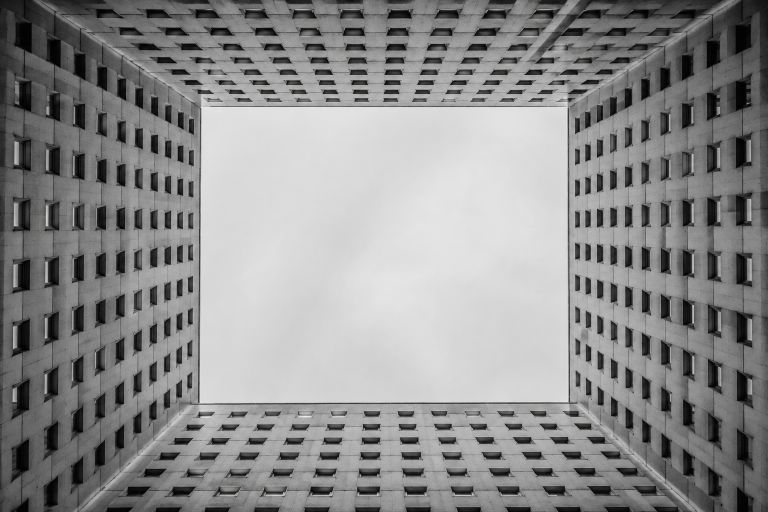
#> input picture assets/concrete-courtyard.png, 1536 x 1024 px (shown at 1/2 size)
$ python -i build_gallery.py   (imports and definitions only)
#> lines starting #> are read from the running program, lines starting #| are printed output that depends on the picture
#!/usr/bin/env python3
"""Rebuild gallery.html from every image ComfyUI has produced.

Run it again after any new batch; it is idempotent and additive.

Provenance comes out of the PNGs themselves. ComfyUI embeds the API graph in a
`prompt` tEXt chunk, so model, sampler, steps, seed and the prompt text survive
even though /history is wiped on restart — which it was, losing 76 of 79 entries.
A manifest at assets/gallery/manifest.json carries the human judgements (which
slot an image is installed in, why one was rejected) across rebuilds, so those
are written once and never re-derived.

    python3 scripts/build_gallery.py            # rebuild
    python3 scripts/build_gallery.py --check    # report drift, write nothing
"""
from __future__ import annotations
import argparse, html, json, re, sys
from datetime import datetime, timezone
from pathlib import Path

sys.path.insert(0, str(Path(__file__).resolve().parent))
from imgsize import attrs as img_attrs

ROOT = Path(__file__).resolve().parent.parent
SRC = Path("/Users/hyeon/ComfyUI/output")
OUT = ROOT / "assets" / "gallery"
MANIFEST = OUT / "manifest.json"
THUMB_W = 720
JPEG_Q = 82

try:
    from PIL import Image
except ImportError:
    sys.exit("Pillow is required: /Users/hyeon/.venv/bin/python -m pip install pillow")


# ---------------------------------------------------------------- provenance
# [89 lines left out: functions read_graph, describe, load_manifest, installed_map, not called in this run]


# ---------------------------------------------------------------- thumbnails
def make_thumb(src: Path, dst: Path) -> tuple[int, int]:
#> called with src = '../assets/concrete-courtyard.png', dst = 'out.png'
    with Image.open(src) as im:
#> im is the input picture: PIL image 1536x1024 RGB; mean R, G, B 139.9, 139.7, 139.7
        w, h = im.size
#> w = 1536; h = 1024
        if w > THUMB_W:
            im = im.convert("RGB").resize((THUMB_W, round(h * THUMB_W / w)),
                                          Image.LANCZOS)
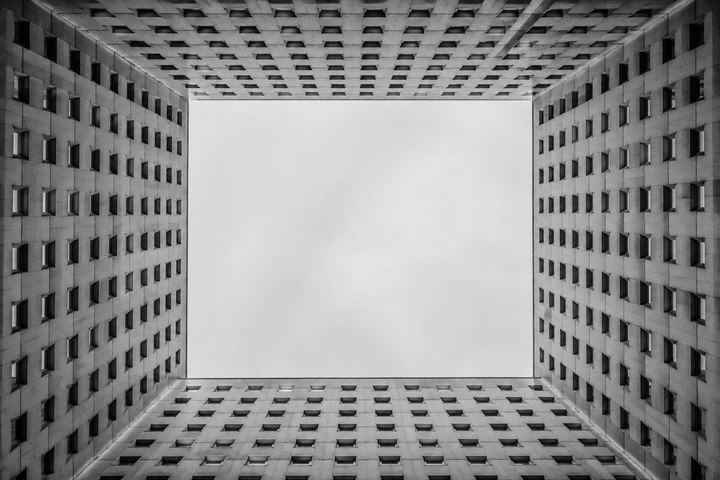
#> im: PIL image 720x480 RGB; mean R, G, B 139.9, 139.7, 139.7
        else:
            im = im.convert("RGB")
        im.save(dst, "JPEG", quality=JPEG_Q, optimize=True, progressive=True)
        return im.size


# --------------------------------------------------------------------- page
CSS = """
/* The log is part of the site, not a separate document: it inherits the four
   tones, the pixel type and the frames from the same stylesheets the rest of
   the pages use, and only adds the grid. */
.log-head{padding:clamp(40px,6vw,74px) clamp(14px,3vw,34px) clamp(22px,3vw,32px);
  border-bottom:var(--px) solid var(--t0);max-width:1240px;margin:0 auto}
.log-head h1{margin:0 0 14px;font-family:var(--disp);font-size:clamp(18px,3.4vw,34px);
  font-weight:400;line-height:1.4}
.log-head .sub{margin:0;max-width:62ch;color:var(--t1);font-size:14.5px}
.log-head .meta{margin:20px 0 0;font-family:var(--disp);font-size:9px;
  letter-spacing:.12em;color:var(--t1)}
nav.filters{display:flex;flex-wrap:wrap;gap:8px;padding:16px clamp(14px,3vw,34px);
  border-bottom:var(--px) solid var(--t0);position:sticky;top:0;z-index:40;
  background:var(--t3);max-width:1240px;margin:0 auto}
/* the filters became links when each one got its own paginated run, and the
   rule still only styled buttons, so they rendered as default blue underlines */
nav.filters a,nav.filters span[aria-current]{font:inherit;font-family:var(--disp);
  font-size:9px;letter-spacing:.06em;padding:9px 12px;
  border:var(--px) solid var(--t0);background:var(--t3);color:var(--t0);
  text-decoration:none;display:inline-block}
nav.filters a:hover{background:var(--t0);color:var(--t3)}
nav.filters span[aria-current]{background:var(--t0);color:var(--t3)}
nav.filters a:focus-visible{outline:var(--px) solid var(--t0);outline-offset:var(--px)}
.count{align-self:center;font-family:var(--disp);font-size:9px;color:var(--t1);
  letter-spacing:.1em;margin-left:auto}
main.log{padding:26px clamp(14px,3vw,34px) 70px;max-width:1240px;margin:0 auto}
.grid{display:grid;gap:calc(var(--px)*5);
  grid-template-columns:repeat(auto-fill,minmax(min(320px,100%),1fr))}
.grid figure{margin:0;background:var(--t3);display:flex;flex-direction:column;
  border:var(--px) solid var(--t0)}
/* `hidden` is what the filter sets, and an author `display` on the same element
   overrides it. The previous stylesheet forced display:flex here, so the filter
   changed an attribute and hid nothing at all. */
.grid figure[hidden]{display:none}
.grid figure img{width:100%;height:auto;display:block;background:var(--t2);
  image-rendering:auto}
figcaption{padding:12px 13px 14px;display:flex;flex-direction:column;gap:8px}
.name{font-family:var(--disp);font-size:9.5px;word-break:break-all;line-height:1.7}
.tags{display:flex;flex-wrap:wrap;gap:5px}
.tag{font-family:var(--disp);font-size:8px;letter-spacing:.06em;padding:4px 6px;
  border:var(--px) solid var(--t1);color:var(--t1)}
.tag.live{border-color:var(--t0);background:var(--t0);color:var(--t3)}
.tag.blocked{border-style:dashed}
dl{margin:0;display:grid;grid-template-columns:auto 1fr;gap:2px 12px;font-size:12px;
  color:var(--t1);font-variant-numeric:tabular-nums}
dt{font-family:var(--disp);font-size:8px;letter-spacing:.08em;padding-top:2px}
dd{margin:0;color:var(--t0);word-break:break-word}
details summary{cursor:pointer;font-family:var(--disp);font-size:8px;
  letter-spacing:.08em;color:var(--t1);list-style:none}
details summary::-webkit-details-marker{display:none}
details summary::before{content:"+ "}
details[open] summary::before{content:"- "}
details pre{margin:8px 0 0;padding:10px;background:var(--t3);
  border:var(--px) solid var(--t1);font-size:11px;line-height:1.6;
  white-space:pre-wrap;word-break:break-word;max-height:320px;overflow:auto}
.note{font-size:12.5px;color:var(--t1);border-left:calc(var(--px)*2) solid var(--t1);
  padding-left:10px}
.pager{display:flex;flex-wrap:wrap;gap:6px;align-items:center;
  padding:30px clamp(14px,3vw,34px) 0;max-width:1240px;margin:0 auto}
.pager a,.pager span{font-family:var(--disp);font-size:9px;letter-spacing:.06em;
  padding:9px 12px;border:var(--px) solid var(--t0);text-decoration:none;color:var(--t0)}
.pager a:hover{background:var(--t0);color:var(--t3)}
.pager [aria-current]{background:var(--t0);color:var(--t3)}
.pager .gap{border:0;color:var(--t1)}
"""

JS = """
/* The log needs no JavaScript: the filters are links and every page arrives
   already filtered. This only remembers which filter you were last on, so the
   header link back to the log returns you there. */
try{
  const here = location.pathname.split('/').pop() || 'gallery.html';
  localStorage.setItem('gallery-page', here);
}catch(e){}
"""


def esc(x) -> str:
    return html.escape(str(x), quote=True)


# [201 lines left out: function build, not called in this run]


# [5 lines not run here, left out]

>>> result = make_thumb('../assets/concrete-courtyard.png', 'out.png')
#> result = (720, 480)

$ run again, on assets/sensor-housing.png
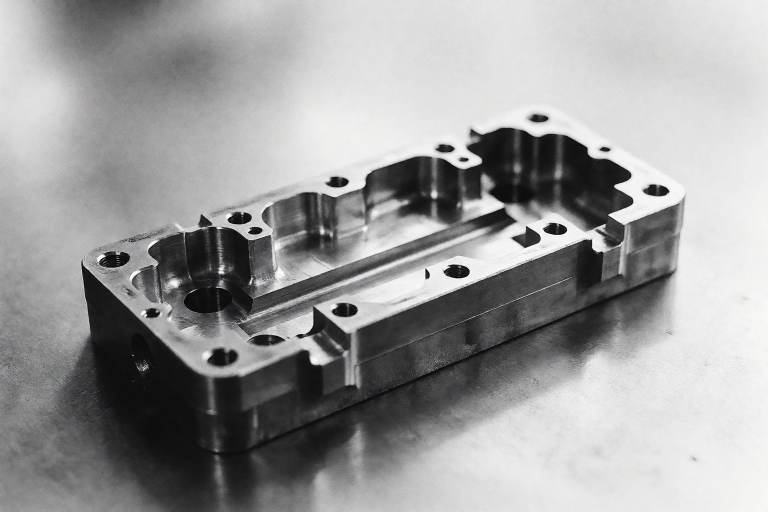
#> input picture assets/sensor-housing.png, 1536 x 1024 px (shown at 1/2 size)
#> in make_thumb, im is the input picture: PIL image 1536x1024 RGB; mean R, G, B 155.4, 155.2, 155.5
#> in make_thumb, `im = im.convert("RGB").resize((THUMB_W, round(h * THUMB_W / w)), Image..`:
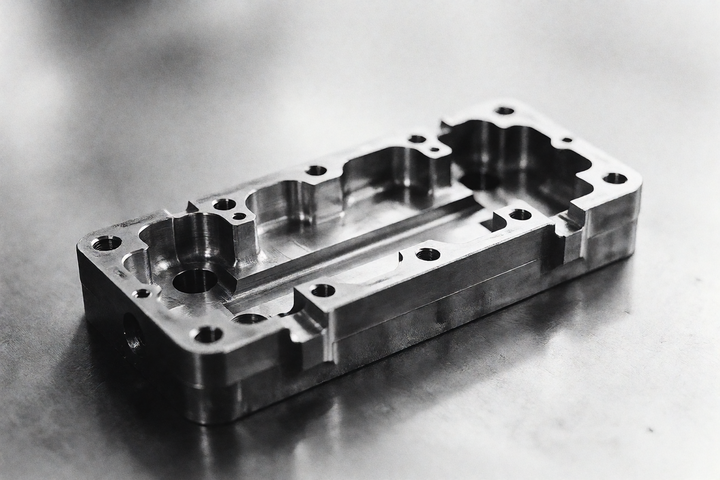
#> im: PIL image 720x480 RGB; mean R, G, B 155.4, 155.2, 155.5

$ run again, on assets/svc-1-optics.png
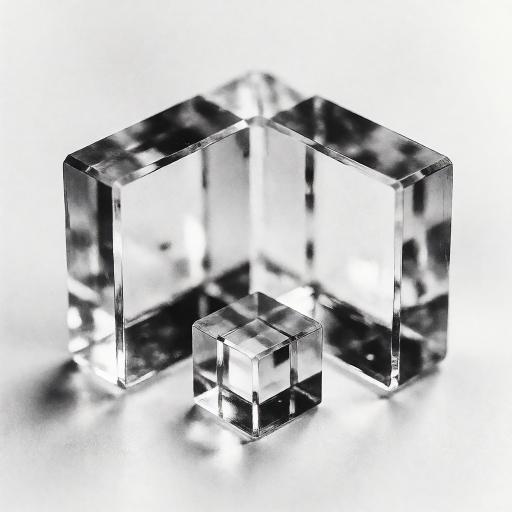
#> input picture assets/svc-1-optics.png, 1024 x 1024 px (shown at 1/2 size)
#> in make_thumb, im is the input picture: PIL image 1024x1024 RGB; mean R, G, B 195.9, 195.6, 195.2
#> in make_thumb, `im = im.convert("RGB").resize((THUMB_W, round(h * THUMB_W / w)), Image..`:
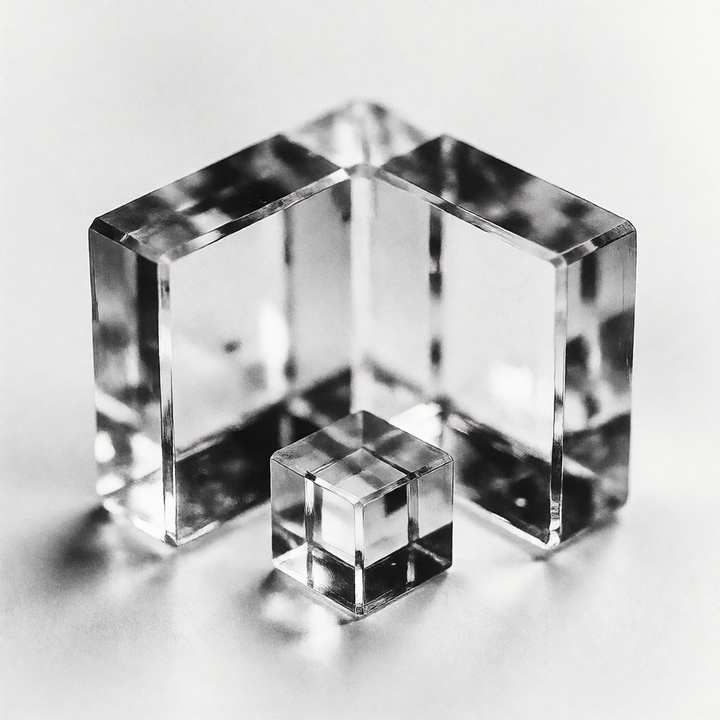
#> im: PIL image 720x720 RGB; mean R, G, B 195.9, 195.6, 195.1
